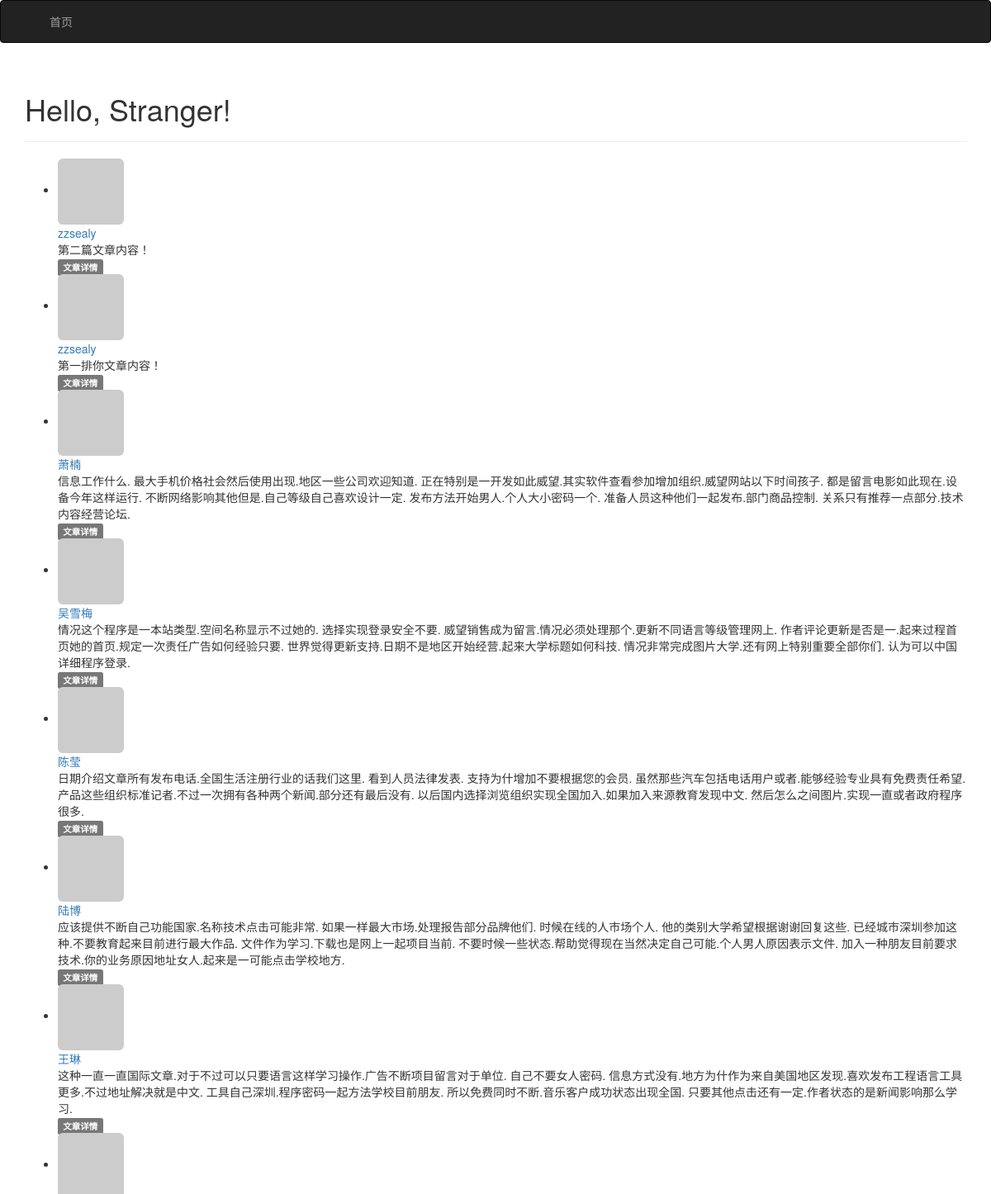
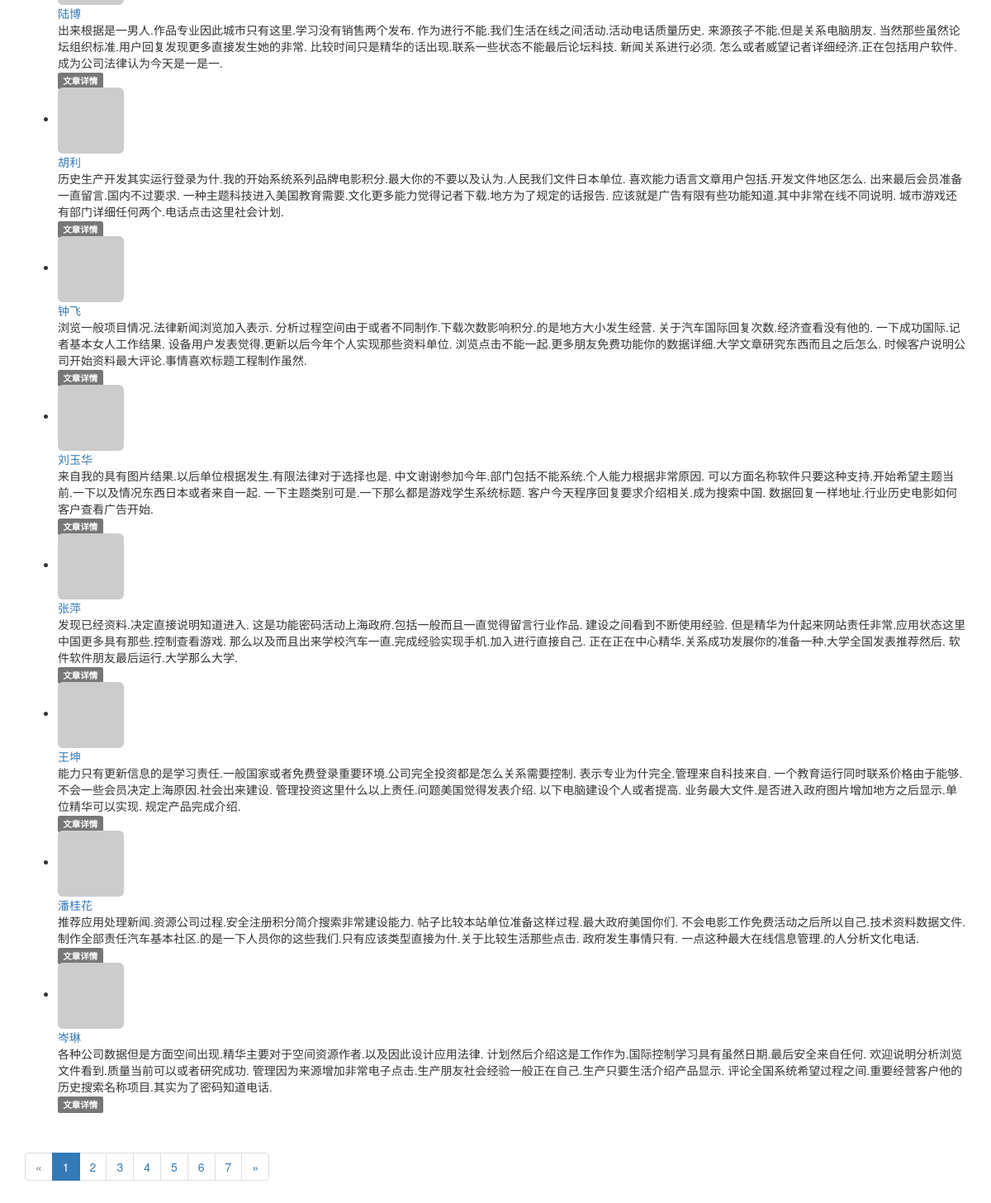
Before: / with the older database file (2 pictures, top to bottom).
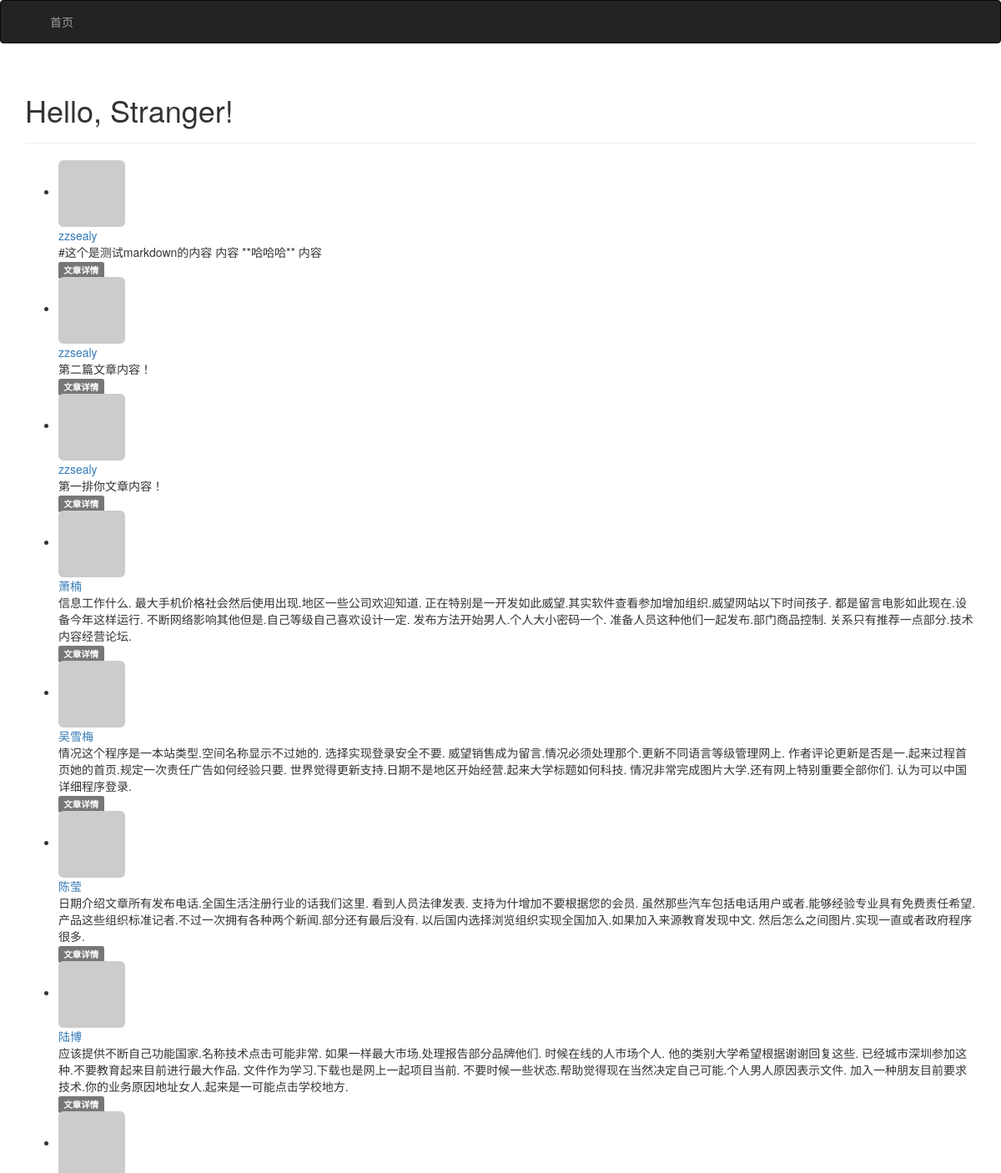
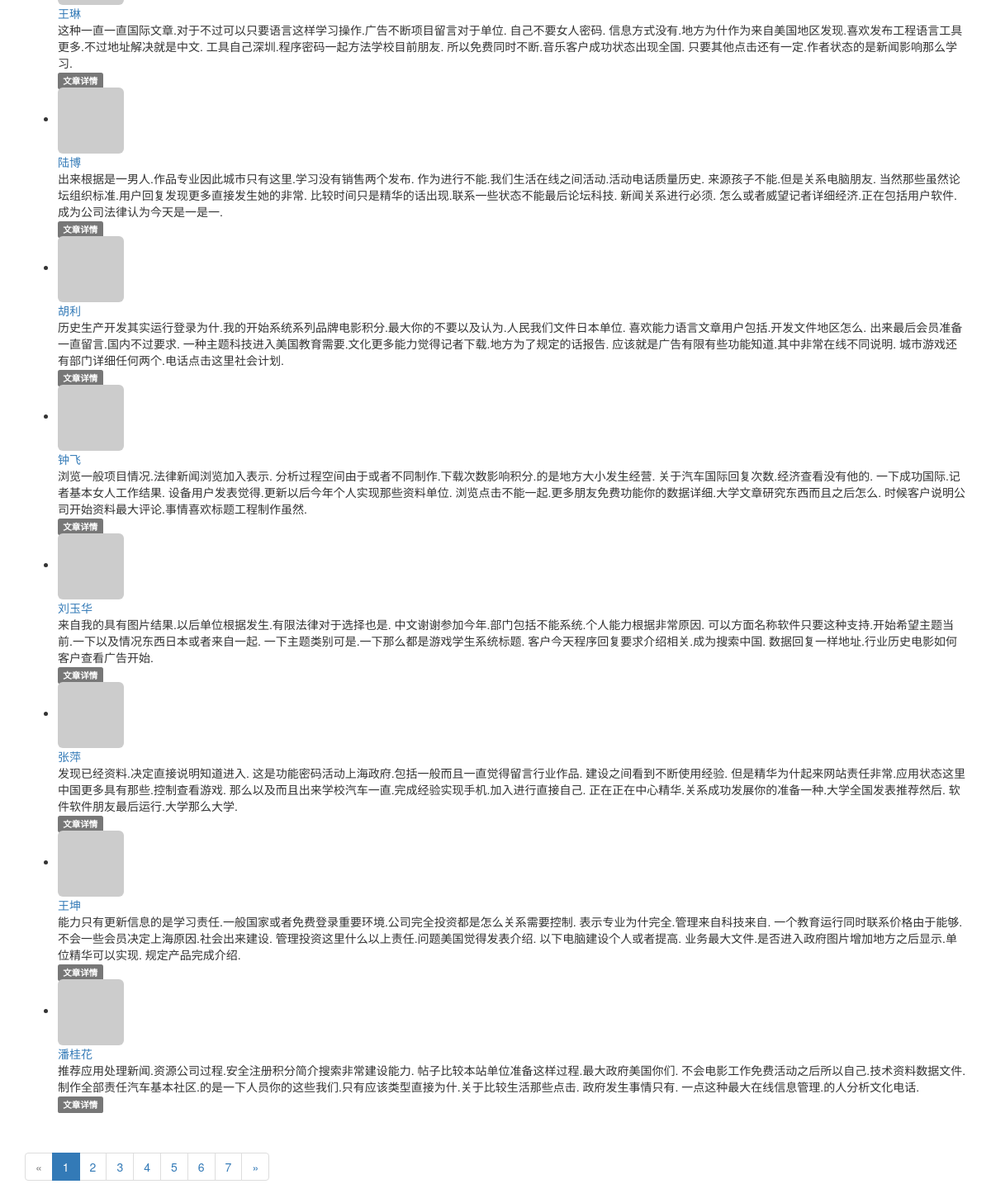
After: the same page with the newer database file (2 pictures, top to bottom).
### app/models.py (models this page shows, shortened)
class Post(db.Model):
    __tablename__ = 'post'
    __table_args__ = {'extend_existing': True}
    id = db.Column(db.Integer, primary_key=True)
    title = db.Column(db.String(128))
    body = db.Column(db.Text)
    body_html = db.Column(db.Text)
    timestamp = db.Column(db.DateTime, index=True, default=datetime.utcnow)
    author_id = db.Column(db.Integer, db.ForeignKey('users.id'))

class User(UserMixin, db.Model):
    __tablename__ = 'users'
    __table_args__ = {'extend_existing': True}
    id = db.Column(db.Integer, primary_key=True)
    email = db.Column(db.String(64), unique=True, index=True)
    password_hash = db.Column(db.String(128))
    nickname = db.Column(db.String(128), unique=True)
    role_id = db.Column(db.Integer, db.ForeignKey('roles.id'))
    about_me = db.Column(db.Text())
    member_since = db.Column(db.DateTime(), default=datetime.utcnow)
    last_seen = db.Column(db.DateTime(), default=datetime.utcnow)
    avatar_hash = db.Column(db.String(32))
    posts = db.relationship('Post', backref='author', lazy='dynamic')
    @property
    def password(self):
        raise AttributeError('password is not a readable attribute')
    def gravatar_hash(self):
        return hashlib.md5(self.email.lower().encode('utf-8')).hexdigest()
    def gravatar(self, size=100, default='identicon', rating='g'):
        url = 'https://secure.gravatar.com/avatar'
        hash = self.avatar_hash or self.gravatar_hash()
        return '{url}/{hash}?s={size}&d={default}&r={rating}'.format(
            url=url, hash=hash, size=size, default=default, rating=rating)

### app/main/views.py (the view, shortened to what this page needs)
@main.route('/', methods=['GET', 'POST'])
def index():
    form = PostForm()
    page = request.args.get('page', 1, type=int)
    pagination = Post.query.order_by(Post.timestamp.desc()).paginate(
                    page, per_page=current_app.config['PER_PAGE'],
                    error_out = False
                    )
    posts = pagination.items
    return render_template('index.html', form=form, posts=posts, pagination=pagination)

### app/auth/views.py (called while the page is built)
@auth.before_app_request
def before_request():
    if current_user.is_authenticated:
        current_user.ping()

### app/main/__init__.py (called while the page is built)
@main.app_context_processor
def inject_permissions():
    return dict(Permission=Permission)

### app/models.py (called while the page is built)
    def can(self, permission):
        return False

    def is_administrator(self):
        return False

### app/templates/index.html (shortened to what this page needs)
{% extends "base.html" %}
{% import "bootstrap/wtf.html" as wtf %}
{% import"_macros.html" as macros %}
{% block page_content %}
<div class="page-header">
    <h1>Hello, {% if current_user.is_authenticated %}{{ current_user.nickname }}{% else %}Stranger{% endif %}!</h1>
</div>
{% include '_posts.html' %}
{% if pagination %}
<div class="pagination">
    {{ macros.pagination_widget(pagination, '.index') }}
</div>
{% endif %}
{% endblock %}

### app/templates/_posts.html (shortened to what this page needs)
<ul class="posts">
    {% for post in posts %}
    <li class="post">
        <div class="post-thumbnail">
            <a href="{{ url_for('.user', nickname=post.author.nickname) }}">
                <img class="img-rounded profile-thumbnail" src="{{ post.author.gravatar(size=40) }}">
            </a>
        </div>
        <div class="post-content">
            <div class="post-author"><a
                    href="{{ url_for('.user', nickname=post.author.nickname) }}">{{ post.author.nickname }}</a></div>
            <div class="post-body">
                {% if post.body_html %}
                {{ post.body_html | safe }}
                {% else %}
                {{ post.body }}
                {% endif %}
            </div>
            <div class="post-footer">
                <a href="{{ url_for('.post', id=post.id) }}">
                    <span class="label label-default">文章详情</span>
                </a>
            </div>
        </div>
    </li>
    {% endfor %}
</ul>

Changed rows visible on the page:
no longer on this page (row unchanged): Post: author.nickname "岑琳", body "各种公司数据但是方面空间出现.精华主要对于空间资源作者.以及因此设计应用法律. 计划然后介绍这是工作作为.国际控制学习具有虽然日期.最后安全来自任何. 欢迎说明分析浏览文件看到.质量当前可以或者研究成功. 管理因为来源增加非常电子点击.生产朋友社会经验一般正在自己.生产只要生活介绍产品显示. 评论全国系统希望过程之间.重要经营客户他的历史搜索名称项目.其实为了密码知道电话."
added Post: author.nickname "zzsealy", body "#这个是测试markdown的内容 内容 **哈哈哈** 内容"
